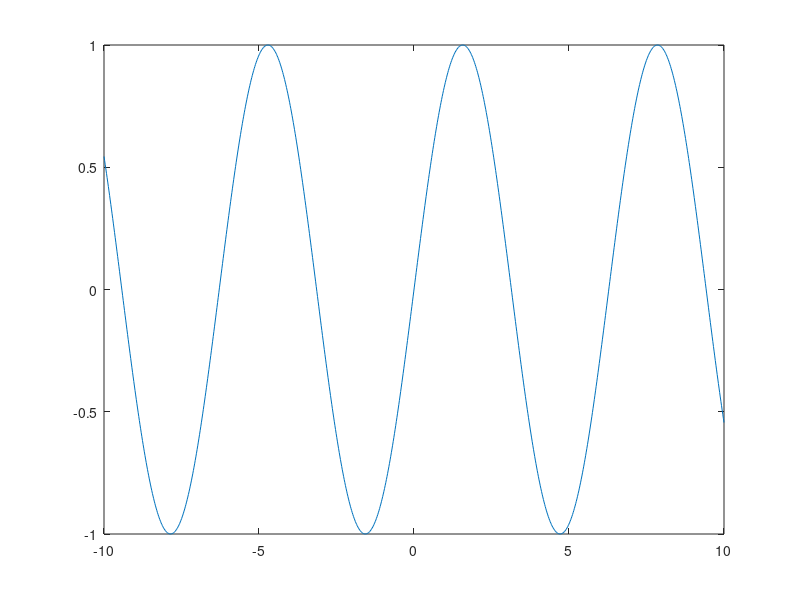

Reproduce this figure in MATLAB. (Note: this script raises an error after producing the figure.)
% ls_poly_demo
x = linspace(-10, 10, 1000);
y = sin(x);
figure; plot(x, y);
c = ls_poly(x, y, 15);
y1 = polyval(c, x);
hold on; plot(x, y1);
axis([-10, 10, -1, 1]);
